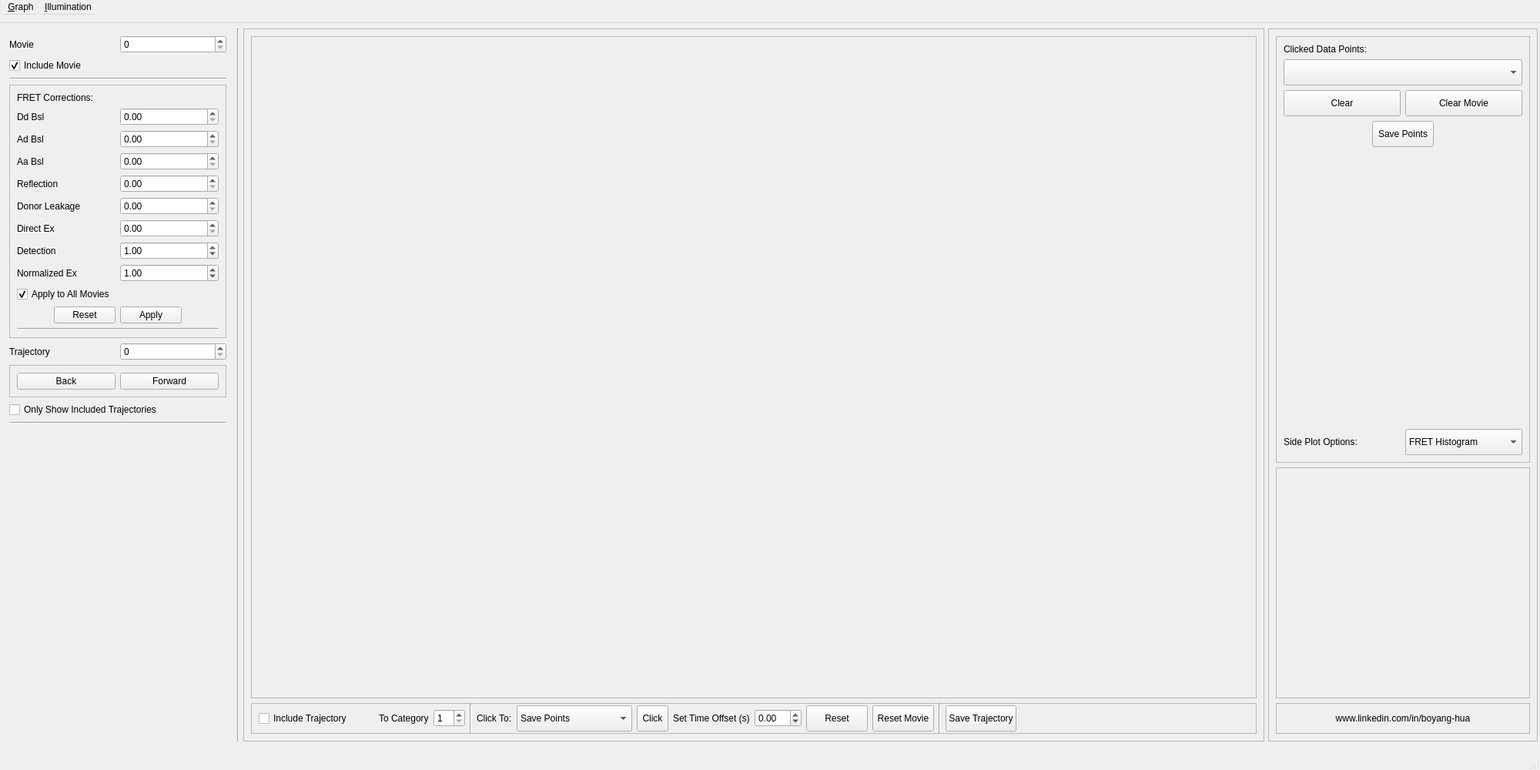
<?xml version="1.0" encoding="UTF-8"?>
<ui version="4.0">
 <class>MainWindow</class>
 <widget class="QMainWindow" name="MainWindow">
  <property name="geometry">
   <rect>
    <x>0</x>
    <y>0</y>
    <width>2000</width>
    <height>1000</height>
   </rect>
  </property>
  <property name="windowTitle">
   <string>MainWindow</string>
  </property>
  <widget class="QWidget" name="centralwidget">
   <layout class="QHBoxLayout" name="horizontalLayout_2">
    <property name="spacing">
     <number>5</number>
    </property>
    <property name="leftMargin">
     <number>3</number>
    </property>
    <property name="topMargin">
     <number>7</number>
    </property>
    <property name="rightMargin">
     <number>3</number>
    </property>
    <property name="bottomMargin">
     <number>7</number>
    </property>
    <item>
     <widget class="QWidget" name="widget" native="true">
      <property name="minimumSize">
       <size>
        <width>300</width>
        <height>0</height>
       </size>
      </property>
      <property name="maximumSize">
       <size>
        <width>300</width>
        <height>16777215</height>
       </size>
      </property>
      <layout class="QVBoxLayout" name="verticalLayout">
       <item>
        <layout class="QHBoxLayout" name="horizontalLayoutMovie">
         <item>
          <widget class="QLabel" name="nMovie">
           <property name="text">
            <string>Movie</string>
           </property>
          </widget>
         </item>
         <item>
          <widget class="QSpinBox" name="spinBoxMovie"/>
         </item>
        </layout>
       </item>
       <item>
        <widget class="QCheckBox" name="checkBoxMovie">
         <property name="text">
          <string>Include Movie</string>
         </property>
         <property name="checked">
          <bool>true</bool>
         </property>
        </widget>
       </item>
       <item>
        <widget class="Line" name="line_2">
         <property name="orientation">
          <enum>Qt::Horizontal</enum>
         </property>
        </widget>
       </item>
       <item>
        <widget class="QFrame" name="frame">
         <property name="frameShape">
          <enum>QFrame::StyledPanel</enum>
         </property>
         <property name="frameShadow">
          <enum>QFrame::Raised</enum>
         </property>
         <layout class="QVBoxLayout" name="verticalLayout_3">
          <item>
           <widget class="QLabel" name="fretCorrections">
            <property name="text">
             <string>FRET Corrections:</string>
            </property>
           </widget>
          </item>
          <item>
           <layout class="QHBoxLayout" name="horizontalLayoutDdBsl">
            <item>
             <widget class="QLabel" name="ddBsl">
              <property name="text">
               <string>Dd Bsl</string>
              </property>
             </widget>
            </item>
            <item>
             <widget class="QDoubleSpinBox" name="doubleSpinBoxDdBsl"/>
            </item>
           </layout>
          </item>
          <item>
           <layout class="QHBoxLayout" name="horizontalLayoutAdBsl">
            <item>
             <widget class="QLabel" name="adBsl">
              <property name="text">
               <string>Ad Bsl</string>
              </property>
             </widget>
            </item>
            <item>
             <widget class="QDoubleSpinBox" name="doubleSpinBoxAdBsl"/>
            </item>
           </layout>
          </item>
          <item>
           <layout class="QHBoxLayout" name="horizontalLayoutAaBsl">
            <item>
             <widget class="QLabel" name="aaBsl">
              <property name="text">
               <string>Aa Bsl</string>
              </property>
             </widget>
            </item>
            <item>
             <widget class="QDoubleSpinBox" name="doubleSpinBoxAaBsl"/>
            </item>
           </layout>
          </item>
          <item>
           <layout class="QHBoxLayout" name="horizontalLayoutReflection">
            <item>
             <widget class="QLabel" name="Reflection">
              <property name="text">
               <string>Reflection</string>
              </property>
             </widget>
            </item>
            <item>
             <widget class="QDoubleSpinBox" name="doubleSpinBoxReflection"/>
            </item>
           </layout>
          </item>
          <item>
           <layout class="QHBoxLayout" name="horizontalLayoutDonorLeakage">
            <item>
             <widget class="QLabel" name="donorLeakage">
              <property name="text">
               <string>Donor Leakage</string>
              </property>
             </widget>
            </item>
            <item>
             <widget class="QDoubleSpinBox" name="doubleSpinBoxDonorLeakage"/>
            </item>
           </layout>
          </item>
          <item>
           <layout class="QHBoxLayout" name="horizontalLayoutDirectEx">
            <item>
             <widget class="QLabel" name="directEx">
              <property name="text">
               <string>Direct Ex</string>
              </property>
             </widget>
            </item>
            <item>
             <widget class="QDoubleSpinBox" name="doubleSpinBoxDirectEx"/>
            </item>
           </layout>
          </item>
          <item>
           <layout class="QHBoxLayout" name="horizontalLayoutDetection">
            <item>
             <widget class="QLabel" name="detection">
              <property name="text">
               <string>Detection</string>
              </property>
             </widget>
            </item>
            <item>
             <widget class="QDoubleSpinBox" name="doubleSpinBoxDetection">
              <property name="singleStep">
               <double>0.050000000000000</double>
              </property>
              <property name="value">
               <double>1.000000000000000</double>
              </property>
             </widget>
            </item>
           </layout>
          </item>
          <item>
           <layout class="QHBoxLayout" name="horizontalLayoutNormalizedEx">
            <item>
             <widget class="QLabel" name="normalizedEx">
              <property name="text">
               <string>Normalized Ex</string>
              </property>
             </widget>
            </item>
            <item>
             <widget class="QDoubleSpinBox" name="doubleSpinBoxNormalizedEx">
              <property name="singleStep">
               <double>0.050000000000000</double>
              </property>
              <property name="value">
               <double>1.000000000000000</double>
              </property>
             </widget>
            </item>
           </layout>
          </item>
          <item>
           <widget class="QCheckBox" name="checkBoxApplyToAllMovies">
            <property name="text">
             <string>Apply to All Movies</string>
            </property>
            <property name="checked">
             <bool>true</bool>
            </property>
           </widget>
          </item>
          <item>
           <widget class="QDialogButtonBox" name="buttonBoxCorrections">
            <property name="standardButtons">
             <set>QDialogButtonBox::Apply|QDialogButtonBox::Reset</set>
            </property>
            <property name="centerButtons">
             <bool>true</bool>
            </property>
           </widget>
          </item>
          <item>
           <widget class="Line" name="line_3">
            <property name="orientation">
             <enum>Qt::Horizontal</enum>
            </property>
           </widget>
          </item>
         </layout>
        </widget>
       </item>
       <item>
        <layout class="QHBoxLayout" name="horizontalLayoutTrajectory">
         <item>
          <widget class="QLabel" name="nTrajectory">
           <property name="text">
            <string>Trajectory</string>
           </property>
          </widget>
         </item>
         <item>
          <widget class="QSpinBox" name="spinBoxTrajectory"/>
         </item>
        </layout>
       </item>
       <item>
        <widget class="QFrame" name="buttons">
         <property name="frameShape">
          <enum>QFrame::StyledPanel</enum>
         </property>
         <property name="frameShadow">
          <enum>QFrame::Raised</enum>
         </property>
         <layout class="QHBoxLayout" name="horizontalLayout_4">
          <item>
           <widget class="QPushButton" name="backButton">
            <property name="text">
             <string>Back</string>
            </property>
           </widget>
          </item>
          <item>
           <widget class="QPushButton" name="forwardButton">
            <property name="text">
             <string>Forward</string>
            </property>
           </widget>
          </item>
         </layout>
        </widget>
       </item>
       <item>
        <widget class="QCheckBox" name="checkBoxSkipTrajectories">
         <property name="text">
          <string>Only Show Included Trajectories</string>
         </property>
        </widget>
       </item>
       <item>
        <widget class="Line" name="line_4">
         <property name="orientation">
          <enum>Qt::Horizontal</enum>
         </property>
        </widget>
       </item>
       <item>
        <spacer name="verticalSpacer">
         <property name="orientation">
          <enum>Qt::Vertical</enum>
         </property>
         <property name="sizeHint" stdset="0">
          <size>
           <width>20</width>
           <height>40</height>
          </size>
         </property>
        </spacer>
       </item>
      </layout>
     </widget>
    </item>
    <item>
     <widget class="Line" name="line">
      <property name="orientation">
       <enum>Qt::Vertical</enum>
      </property>
     </widget>
    </item>
    <item>
     <widget class="QFrame" name="frameMainDisplay">
      <property name="minimumSize">
       <size>
        <width>1200</width>
        <height>546</height>
       </size>
      </property>
      <property name="frameShape">
       <enum>QFrame::StyledPanel</enum>
      </property>
      <property name="frameShadow">
       <enum>QFrame::Raised</enum>
      </property>
      <layout class="QVBoxLayout" name="verticalLayout_2">
       <item>
        <widget class="QFrame" name="plot">
         <property name="frameShape">
          <enum>QFrame::StyledPanel</enum>
         </property>
         <property name="frameShadow">
          <enum>QFrame::Raised</enum>
         </property>
         <layout class="QVBoxLayout" name="verticalLayout_plot"/>
        </widget>
       </item>
       <item>
        <widget class="QFrame" name="plotFunctions">
         <property name="minimumSize">
          <size>
           <width>0</width>
           <height>40</height>
          </size>
         </property>
         <property name="maximumSize">
          <size>
           <width>16777215</width>
           <height>40</height>
          </size>
         </property>
         <property name="frameShape">
          <enum>QFrame::StyledPanel</enum>
         </property>
         <property name="frameShadow">
          <enum>QFrame::Raised</enum>
         </property>
         <layout class="QHBoxLayout" name="horizontalLayout_5">
          <property name="topMargin">
           <number>0</number>
          </property>
          <property name="bottomMargin">
           <number>0</number>
          </property>
          <item>
           <widget class="QCheckBox" name="checkBoxTrajectory">
            <property name="minimumSize">
             <size>
              <width>150</width>
              <height>0</height>
             </size>
            </property>
            <property name="text">
             <string>Include Trajectory</string>
            </property>
            <property name="checked">
             <bool>false</bool>
            </property>
           </widget>
          </item>
          <item>
           <layout class="QHBoxLayout" name="horizontalLayoutCategory">
            <item>
             <widget class="QLabel" name="labelCategory">
              <property name="text">
               <string>To Category</string>
              </property>
             </widget>
            </item>
            <item>
             <widget class="QSpinBox" name="spinBoxCategory">
              <property name="minimum">
               <number>1</number>
              </property>
             </widget>
            </item>
           </layout>
          </item>
          <item>
           <widget class="Line" name="line_5">
            <property name="orientation">
             <enum>Qt::Vertical</enum>
            </property>
           </widget>
          </item>
          <item>
           <widget class="QLabel" name="label">
            <property name="text">
             <string>Click To:</string>
            </property>
           </widget>
          </item>
          <item>
           <widget class="QComboBox" name="comboBoxFunctions">
            <property name="enabled">
             <bool>true</bool>
            </property>
            <property name="minimumSize">
             <size>
              <width>150</width>
              <height>34</height>
             </size>
            </property>
            <item>
             <property name="text">
              <string>Save Points</string>
             </property>
            </item>
            <item>
             <property name="text">
              <string>Trim Trajectory</string>
             </property>
            </item>
            <item>
             <property name="text">
              <string>X-Correlate</string>
             </property>
            </item>
           </widget>
          </item>
          <item>
           <widget class="QToolButton" name="toolButtonClickPoints">
            <property name="minimumSize">
             <size>
              <width>0</width>
              <height>34</height>
             </size>
            </property>
            <property name="maximumSize">
             <size>
              <width>16777215</width>
              <height>16777215</height>
             </size>
            </property>
            <property name="text">
             <string>Click</string>
            </property>
            <property name="checkable">
             <bool>true</bool>
            </property>
           </widget>
          </item>
          <item>
           <layout class="QHBoxLayout" name="horizontalLayoutTimeOffset">
            <item>
             <widget class="QLabel" name="labelTimeOffset">
              <property name="text">
               <string>Set Time Offset (s)</string>
              </property>
             </widget>
            </item>
            <item>
             <widget class="QDoubleSpinBox" name="doubleSpinBoxTimeOffset">
              <property name="minimum">
               <double>-99.000000000000000</double>
              </property>
              <property name="singleStep">
               <double>0.500000000000000</double>
              </property>
             </widget>
            </item>
           </layout>
          </item>
          <item>
           <widget class="QPushButton" name="pushButtonResetTrajectory">
            <property name="minimumSize">
             <size>
              <width>0</width>
              <height>34</height>
             </size>
            </property>
            <property name="sizeIncrement">
             <size>
              <width>0</width>
              <height>0</height>
             </size>
            </property>
            <property name="text">
             <string>Reset</string>
            </property>
           </widget>
          </item>
          <item>
           <widget class="QPushButton" name="pushButtonResetMovie">
            <property name="minimumSize">
             <size>
              <width>0</width>
              <height>34</height>
             </size>
            </property>
            <property name="text">
             <string>Reset Movie</string>
            </property>
            <property name="checkable">
             <bool>false</bool>
            </property>
           </widget>
          </item>
          <item>
           <widget class="Line" name="line_6">
            <property name="orientation">
             <enum>Qt::Vertical</enum>
            </property>
           </widget>
          </item>
          <item>
           <widget class="QPushButton" name="saveTrajectoryButton">
            <property name="minimumSize">
             <size>
              <width>0</width>
              <height>34</height>
             </size>
            </property>
            <property name="sizeIncrement">
             <size>
              <width>0</width>
              <height>0</height>
             </size>
            </property>
            <property name="text">
             <string>Save Trajectory</string>
            </property>
           </widget>
          </item>
          <item>
           <spacer name="horizontalSpacer">
            <property name="orientation">
             <enum>Qt::Horizontal</enum>
            </property>
            <property name="sizeHint" stdset="0">
             <size>
              <width>40</width>
              <height>20</height>
             </size>
            </property>
           </spacer>
          </item>
         </layout>
        </widget>
       </item>
      </layout>
     </widget>
    </item>
    <item>
     <widget class="QFrame" name="frameSideDisplay">
      <property name="minimumSize">
       <size>
        <width>350</width>
        <height>0</height>
       </size>
      </property>
      <property name="maximumSize">
       <size>
        <width>350</width>
        <height>16777215</height>
       </size>
      </property>
      <property name="frameShape">
       <enum>QFrame::StyledPanel</enum>
      </property>
      <property name="frameShadow">
       <enum>QFrame::Raised</enum>
      </property>
      <layout class="QVBoxLayout" name="verticalLayout_4">
       <item>
        <widget class="QFrame" name="frameSelectedPoints">
         <property name="frameShape">
          <enum>QFrame::StyledPanel</enum>
         </property>
         <property name="frameShadow">
          <enum>QFrame::Raised</enum>
         </property>
         <layout class="QVBoxLayout" name="verticalLayout_7">
          <item>
           <widget class="QLabel" name="label_2">
            <property name="text">
             <string>Clicked Data Points:</string>
            </property>
           </widget>
          </item>
          <item>
           <widget class="QComboBox" name="comboBoxSelectedPoints">
            <property name="minimumSize">
             <size>
              <width>0</width>
              <height>34</height>
             </size>
            </property>
           </widget>
          </item>
          <item>
           <layout class="QHBoxLayout" name="horizontalLayout_3">
            <item>
             <widget class="QPushButton" name="pushButtonClearTrajectory">
              <property name="minimumSize">
               <size>
                <width>0</width>
                <height>34</height>
               </size>
              </property>
              <property name="text">
               <string>Clear</string>
              </property>
             </widget>
            </item>
            <item>
             <widget class="QPushButton" name="pushButtonClearMovie">
              <property name="minimumSize">
               <size>
                <width>0</width>
                <height>34</height>
               </size>
              </property>
              <property name="text">
               <string>Clear Movie</string>
              </property>
             </widget>
            </item>
           </layout>
          </item>
          <item>
           <layout class="QHBoxLayout" name="horizontalLayout">
            <item>
             <spacer name="horizontalSpacer_3">
              <property name="orientation">
               <enum>Qt::Horizontal</enum>
              </property>
              <property name="sizeHint" stdset="0">
               <size>
                <width>40</width>
                <height>20</height>
               </size>
              </property>
             </spacer>
            </item>
            <item>
             <widget class="QPushButton" name="pushButtonSavePoints">
              <property name="minimumSize">
               <size>
                <width>0</width>
                <height>34</height>
               </size>
              </property>
              <property name="text">
               <string>Save Points</string>
              </property>
             </widget>
            </item>
            <item>
             <spacer name="horizontalSpacer_2">
              <property name="orientation">
               <enum>Qt::Horizontal</enum>
              </property>
              <property name="sizeHint" stdset="0">
               <size>
                <width>40</width>
                <height>20</height>
               </size>
              </property>
             </spacer>
            </item>
           </layout>
          </item>
          <item>
           <spacer name="verticalSpacer_2">
            <property name="orientation">
             <enum>Qt::Vertical</enum>
            </property>
            <property name="sizeHint" stdset="0">
             <size>
              <width>20</width>
              <height>40</height>
             </size>
            </property>
           </spacer>
          </item>
          <item>
           <layout class="QHBoxLayout" name="horizontalLayout_6">
            <item>
             <widget class="QLabel" name="label_3">
              <property name="text">
               <string>Side Plot Options:</string>
              </property>
             </widget>
            </item>
            <item>
             <widget class="QComboBox" name="comboBoxPlotSide">
              <property name="minimumSize">
               <size>
                <width>0</width>
                <height>34</height>
               </size>
              </property>
              <property name="currentIndex">
               <number>0</number>
              </property>
              <item>
               <property name="text">
                <string>FRET Histogram</string>
               </property>
              </item>
              <item>
               <property name="text">
                <string>X-correlation</string>
               </property>
              </item>
              <item>
               <property name="text">
                <string>Raw Image</string>
               </property>
              </item>
             </widget>
            </item>
           </layout>
          </item>
         </layout>
        </widget>
       </item>
       <item>
        <widget class="QFrame" name="plotSide">
         <property name="minimumSize">
          <size>
           <width>0</width>
           <height>300</height>
          </size>
         </property>
         <property name="maximumSize">
          <size>
           <width>16777215</width>
           <height>300</height>
          </size>
         </property>
         <property name="frameShape">
          <enum>QFrame::StyledPanel</enum>
         </property>
         <property name="frameShadow">
          <enum>QFrame::Raised</enum>
         </property>
         <layout class="QVBoxLayout" name="verticalLayout_plot_side">
          <item>
           <spacer name="verticalSpacer_3">
            <property name="orientation">
             <enum>Qt::Vertical</enum>
            </property>
            <property name="sizeHint" stdset="0">
             <size>
              <width>20</width>
              <height>40</height>
             </size>
            </property>
           </spacer>
          </item>
         </layout>
        </widget>
       </item>
       <item>
        <widget class="QFrame" name="frameEmpty2">
         <property name="minimumSize">
          <size>
           <width>0</width>
           <height>40</height>
          </size>
         </property>
         <property name="maximumSize">
          <size>
           <width>16777215</width>
           <height>40</height>
          </size>
         </property>
         <property name="frameShape">
          <enum>QFrame::StyledPanel</enum>
         </property>
         <property name="frameShadow">
          <enum>QFrame::Raised</enum>
         </property>
         <layout class="QVBoxLayout" name="verticalLayout_6">
          <property name="spacing">
           <number>5</number>
          </property>
          <property name="margin">
           <number>5</number>
          </property>
          <item>
           <widget class="QLabel" name="labelContact">
            <property name="minimumSize">
             <size>
              <width>250</width>
              <height>0</height>
             </size>
            </property>
            <property name="text">
             <string>www.linkedin.com/in/boyang-hua</string>
            </property>
            <property name="alignment">
             <set>Qt::AlignCenter</set>
            </property>
           </widget>
          </item>
         </layout>
        </widget>
       </item>
      </layout>
     </widget>
    </item>
   </layout>
  </widget>
  <widget class="QMenuBar" name="menubar">
   <property name="geometry">
    <rect>
     <x>0</x>
     <y>0</y>
     <width>2000</width>
     <height>30</height>
    </rect>
   </property>
   <property name="minimumSize">
    <size>
     <width>0</width>
     <height>30</height>
    </size>
   </property>
   <property name="maximumSize">
    <size>
     <width>16777215</width>
     <height>30</height>
    </size>
   </property>
   <widget class="QMenu" name="menu_Graph">
    <property name="title">
     <string>&amp;Graph</string>
    </property>
    <addaction name="action_Plot_Intensity_Histogram"/>
    <addaction name="action_Make_E_S_Plot"/>
    <addaction name="action_Plot_FRET_Histogram_Overall"/>
    <addaction name="separator"/>
    <addaction name="action_Plot_FRET_Histogram"/>
    <addaction name="action_Plot_Cross_Correlation"/>
    <addaction name="separator"/>
    <addaction name="action_Close"/>
   </widget>
   <widget class="QMenu" name="menu_Illumination">
    <property name="title">
     <string>&amp;Illumination</string>
    </property>
    <addaction name="action_Edit_Sequence"/>
   </widget>
   <addaction name="menu_Graph"/>
   <addaction name="menu_Illumination"/>
  </widget>
  <widget class="QStatusBar" name="statusbar">
   <property name="minimumSize">
    <size>
     <width>0</width>
     <height>30</height>
    </size>
   </property>
   <property name="maximumSize">
    <size>
     <width>16777215</width>
     <height>30</height>
    </size>
   </property>
  </widget>
  <action name="action_Plot_Intensity_Histogram">
   <property name="text">
    <string>&amp;Plot Intensity Histogram</string>
   </property>
  </action>
  <action name="action_Make_E_S_Plot">
   <property name="text">
    <string>&amp;Make E-S Plot</string>
   </property>
  </action>
  <action name="action_Plot_FRET_Histogram_Overall">
   <property name="text">
    <string>&amp;Plot FRET Histogram-Overall</string>
   </property>
  </action>
  <action name="action_Close">
   <property name="text">
    <string>&amp;Close</string>
   </property>
  </action>
  <action name="action_Plot_Cross_Correlation">
   <property name="text">
    <string>&amp;Plot Cross-Correlation</string>
   </property>
  </action>
  <action name="action_Plot_FRET_Histogram">
   <property name="text">
    <string>&amp;Plot FRET Histogram</string>
   </property>
  </action>
  <action name="action_Edit_Sequence">
   <property name="text">
    <string>&amp;Edit Sequence</string>
   </property>
  </action>
 </widget>
 <resources/>
 <connections/>
</ui>
